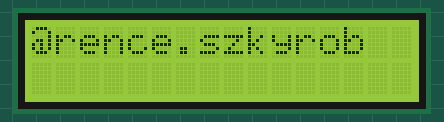
Recording of a sketch running on a simulated Arduino Uno, built with avr-gcc and run on an emulated ATmega328P. Parts: 16×2 character LCD.

Above: at 0.1 s.
At 1.66 s:
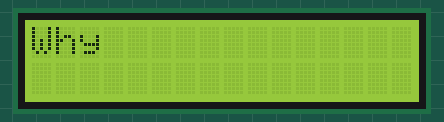
At 14.0 s:
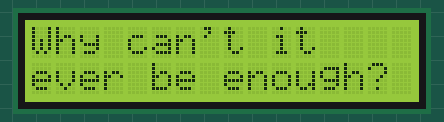
At 20.8 s:
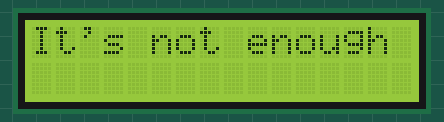
At 29.2 s:
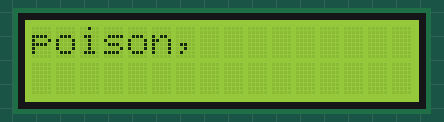
At 34.2 s:
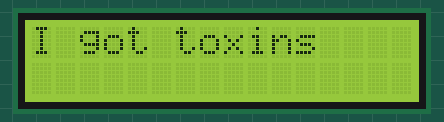

Measured:
- what the display in image 1 shows lasts 0.4 s, from 1.5 s to 1.9 s
- what the display in image 2 shows lasts 6.1 s, from 14.0 s to 20.1 s
- what the display in image 3 shows lasts 5.5 s, from 20.7 s to 26.2 s
- what the display in image 4 shows lasts 1.1 s, from 29.2 s to 30.3 s

The sketch:

thecure-lyrics.ino
```cpp
 #include <Wire.h>
#include <LiquidCrystal_I2C.h>

LiquidCrystal_I2C lcd(0x27, 16, 2);

struct WordTiming {
  unsigned long timeMs;
  const char* word;
};

const WordTiming lyrics[] = {
{80, "Why" },
{480, "can't" },
{1120, "you" },
{1540, "come" },
{1840, "stitch" },
{2400, "me" },
{2980, "up?" },
{3380, "Why" },
{4500, "can't" },
{4760, "ever" },
{5280, "be" },
{5880, "enough" },
{6740, "Why?" },
{6920, "can't" },
{7880, "you" },
{8200, "come" },
{8480, "stitch" },
{9040, "me" },
{9660, "up?" },
{10060, "Why" },
{10500, "can't" },
{11660, "it" },
{12060, "ever" },
{12280, "be" },
{12580, "enough?" },
{18660, "It's" },
{18860, "not" },
{19340, "enough" },
{24820, "All" },
{25070, "because" },
{25730, "my" },
{26130, "head" },
{26910, "is" },
{27130, "full" },
{27490, "of" },
{27770, "poison," },
{28930, "and" },
{29390, "my" },
{29990, "heart" },
{30270, "is" },
{30470, "full" },
{30850, "of" },
{31090, "doubt" },
{32250, "I" },
{32390, "got" },
{32770, "toxins" },
{33930, "in" },
{34050, "my" },
{34390, "bloodstream" },
{35450, "you" },
{35710, "tried" },
{36130, "so" },
{36430, "hard" },
{36970, "to" },
{37330, "suck" },
{38010, "out" },
{38930, "And" },
{39010, "it" },
{39930, "feels" },
{40050, "like" },
{40490, "medication," },
{42310, "and" },
{42510, "it's" },
{42790, "good" },
{43410, "for" },
{43670, "me" },
{44050, "I'm" },
{44690, "sure" },
{45170, "But" },
{45450, "it" },
{45730, "don't"},
{46070, "matter" },
{47010, "how" },
{47350, "your" },
{47810, "love" },
{48370, "feels" },
{48990, "anymore" },
{51070, "It'll" },
{51350, "never" },
{51770, "be" },
{51930, "the" },
{52810, "cure" }
};

const int totalWords = sizeof(lyrics) / sizeof(lyrics[0]);
int currentWordIndex = 0;
unsigned long startPlaybackTime = 0;

uint8_t currentCol = 0;
uint8_t currentRow = 0;

void printFittedWord(const char* word) {
  int len = strlen(word);
  bool isCapital = (word[0] >= 'A' && word[0] <= 'Z');

  if (isCapital && (currentCol > 0 || currentRow > 0)) {
    lcd.clear();
    currentRow = 0;
    currentCol = 0;
  }
  else if (currentCol > 0 && (currentCol + 1 + len > 16)) {
    if (currentRow == 0) {
      currentRow = 1;
      currentCol = 0;
    } else {
      lcd.clear();
      currentRow = 0;
      currentCol = 0;
    }
  }

  if (currentCol > 0) {
    lcd.setCursor(currentCol, currentRow);
    lcd.print(" ");
    currentCol++;
  }

  lcd.setCursor(currentCol, currentRow);
  lcd.print(word);
  currentCol += len;
}

void setup() {
  lcd.init();
  lcd.backlight();
  lcd.clear();
  lcd.setCursor(0, 0);
  lcd.print("@rence.szkyrob");
  delay(1300);
  lcd.clear();
  startPlaybackTime = millis();
}

void loop() {
  unsigned long elapsed = millis() - startPlaybackTime;
  if (currentWordIndex < totalWords) {
    if (elapsed >= lyrics[currentWordIndex].timeMs) {
      printFittedWord(lyrics[currentWordIndex].word);
      currentWordIndex++;
    }
  }
}
```
